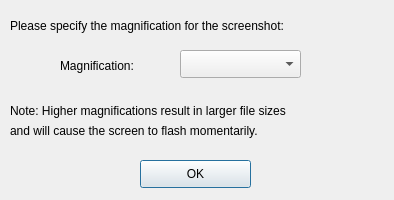
<?xml version="1.0" encoding="UTF-8"?>
<ui version="4.0">
 <class>screenshotDialog</class>
 <widget class="QDialog" name="screenshotDialog">
  <property name="geometry">
   <rect>
    <x>0</x>
    <y>0</y>
    <width>394</width>
    <height>200</height>
   </rect>
  </property>
  <property name="windowTitle">
   <string>Screenshot Magnification</string>
  </property>
  <widget class="QPushButton" name="pushButton">
   <property name="geometry">
    <rect>
     <x>140</x>
     <y>160</y>
     <width>111</width>
     <height>28</height>
    </rect>
   </property>
   <property name="text">
    <string>OK</string>
   </property>
  </widget>
  <widget class="QLabel" name="label">
   <property name="geometry">
    <rect>
     <x>10</x>
     <y>10</y>
     <width>391</width>
     <height>31</height>
    </rect>
   </property>
   <property name="text">
    <string>Please specify the magnification for the screenshot:</string>
   </property>
  </widget>
  <widget class="QLabel" name="label_2">
   <property name="geometry">
    <rect>
     <x>60</x>
     <y>50</y>
     <width>111</width>
     <height>31</height>
    </rect>
   </property>
   <property name="text">
    <string>Magnification:</string>
   </property>
  </widget>
  <widget class="QComboBox" name="comboBox">
   <property name="geometry">
    <rect>
     <x>180</x>
     <y>50</y>
     <width>121</width>
     <height>28</height>
    </rect>
   </property>
  </widget>
  <widget class="QLabel" name="label_3">
   <property name="geometry">
    <rect>
     <x>10</x>
     <y>100</y>
     <width>381</width>
     <height>21</height>
    </rect>
   </property>
   <property name="text">
    <string>Note: Higher magnifications result in larger file sizes</string>
   </property>
  </widget>
  <widget class="QLabel" name="label_4">
   <property name="geometry">
    <rect>
     <x>10</x>
     <y>110</y>
     <width>351</width>
     <height>41</height>
    </rect>
   </property>
   <property name="text">
    <string>and will cause the screen to flash momentarily.</string>
   </property>
  </widget>
 </widget>
 <resources/>
 <connections/>
</ui>
